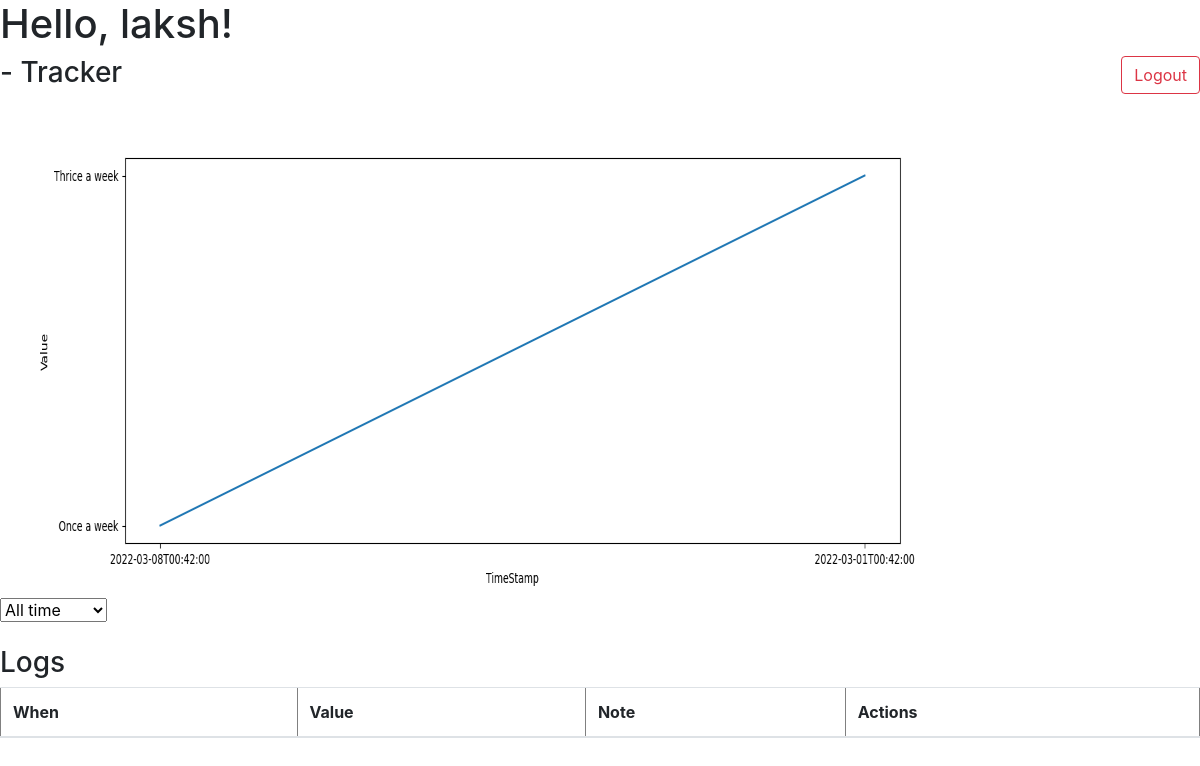
Before: /tracker/7 (signed in) with the older database file.
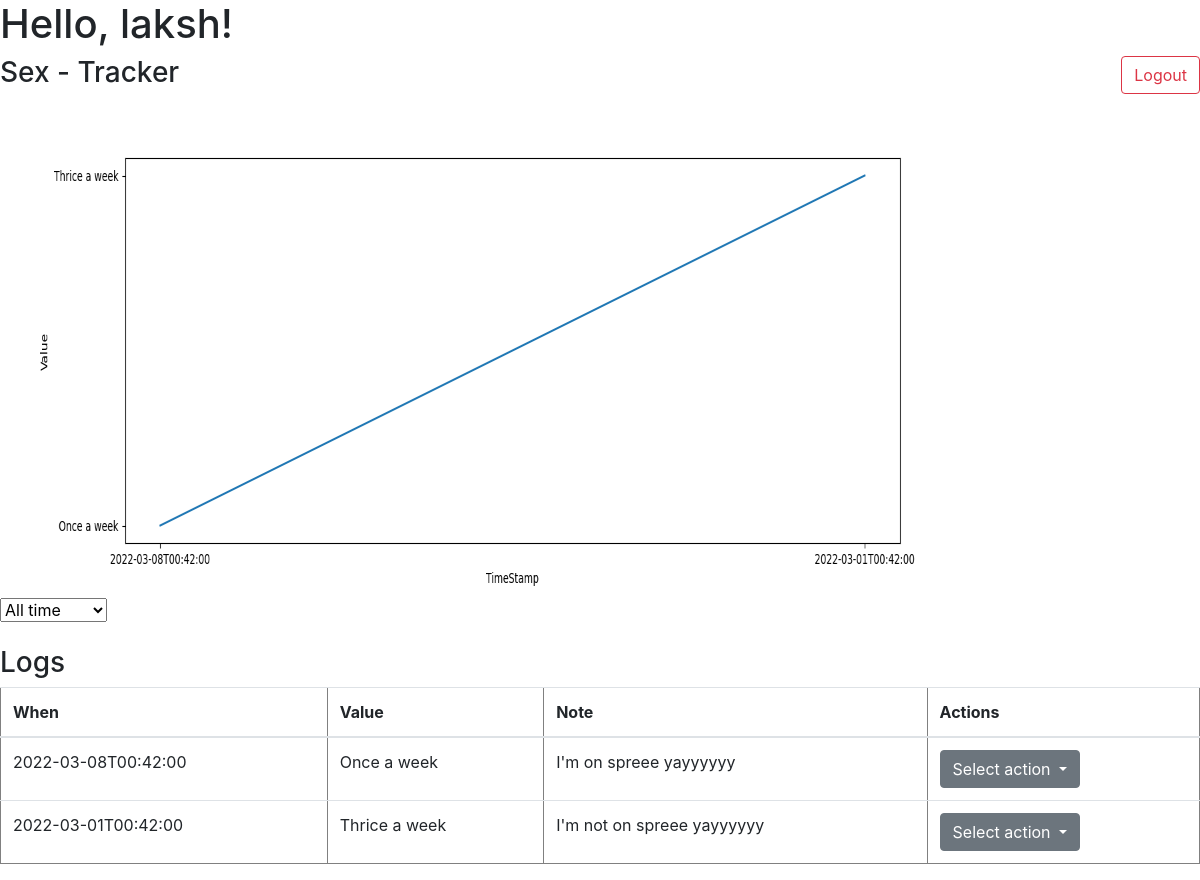
After: the same page with the newer database file.
### application/authentication/models.py (models this page shows)
class Profile(UserMixin, db.Model):
    __tablename__ = "profile"
    id = db.Column(db.Integer, primary_key=True)
    name = db.Column(db.String(100))
    password = db.Column(db.String(100))

### application/trackers/model/models.py (models this page shows)
class Tracker(db.Model):
    __tablename__ = "tracker"
    id = db.Column(db.Integer, primary_key=True, autoincrement=True)
    name = db.Column(db.String, unique=True)
    description = db.Column(db.String)
    type = db.Column(db.String)
    settings = db.Column(db.String)
    logs = db.relationship('Logs', backref='log', cascade="all, delete")

class Logs(db.Model):
    __tablename__ = "log"
    id = db.Column(db.Integer, primary_key=True, autoincrement=True)
    timestamp = db.Column(db.String, nullable=False)
    tracker = db.Column(db.Integer, db.ForeignKey("tracker.id", ondelete="CASCADE"), nullable = False)
    value = db.Column(db.String)
    note = db.Column(db.String)

### application/trackers/controller/tracker_controller.py (the view, shortened to what this page needs)
@login_required
@app.route("/tracker/<int:tracker_id>", methods = ["GET", "POST"])
def tracker(tracker_id):
    if request.method == "GET":
        logs = Logs.query.filter_by(tracker=tracker_id).all()
        tracker = Tracker.query.filter_by(id=tracker_id).first()
        value = []
        timestamp = []
        for log in logs:
            value.append(log.value)
            timestamp.append(log.timestamp)
        create_graph(value, timestamp)
        return render_template("tracker-detail.html", logs=logs, name=current_user.name, tracker=tracker)

### application/authentication/controller.py (called while the page is built)
@login_manager.user_loader
def user_loader(user_id):
    return Profile.query.get(user_id)

### application/trackers/utils.py (called while the page is built)
def create_graph(value, timestamp):
        print(timestamp)
        plt.switch_backend('Agg')
        fig, ax = plt.subplots(figsize = (15, 5))
        ax.plot(timestamp, value)
        plt.xlabel('TimeStamp')
        plt.ylabel('Value')
        fig.savefig("static/graph.png")

### templates/tracker-detail.html (shortened to what this page needs)
{% extends "template.html" %}
{% block content %}
<h3>{{ tracker.name }} - Tracker</h3>
<div>
    <img src="{{url_for('static', filename='graph.png')}}" width="1000" height="500" />
    <form method="post" id="time-period">
        <select name="period" id="period" onchange="submitDetails('time-period')">
            <option value="0" {{"selected" if period=="0"}}>All time</option>
        </select>
    </form>
</div>
<br>
<h3>Logs</h3>
<table border="1px" class="table">
    <thead>
        <tr>
            <th>When</th>
            <th>Value</th>
            <th>Note</th>
            <th>Actions</th>
        </tr>
    </thead>
    <tbody>
        {% for log in logs %}
        <tr>
            <td>{{ log.timestamp }}</td>
            <td>{{ log.value }}</td>
            <td>{{ log.note }}</td>
            <td>
                <div class="dropdown">
                    <button class="btn btn-secondary dropdown-toggle" type="button" id="dropdownMenuButton" data-toggle="dropdown" aria-haspopup="true" aria-expanded="false">
                      Select action
                    </button>
                  </div>
            </td>
        </tr>
        {% endfor %}
    </tbody>
</table>
{% endblock %}

### templates/template.html (shortened to what this page needs)
<!DOCTYPE html>
<html lang="en">
<head>
    <link rel="stylesheet" href="https://cdn.jsdelivr.net/npm/bootstrap@4.0.0/dist/css/bootstrap.min.css"
>
</head>
<body>
    <h1>
        Hello, {{ name }}!
    </h1>
    <div style="float: right;">
        <button class="btn btn-outline-danger" onclick="location.href='/logout'">Logout</button>
    </div>
    {% block content %} {% endblock %}
</body>
</html>

Changed rows visible on the page:
added Tracker: name "Sex"
added Logs: timestamp "2022-03-08T00:42:00", value "Once a week", note "I'm on spreee yayyyyyy"
added Logs: timestamp "2022-03-01T00:42:00", value "Thrice a week", note "I'm not on spreee yayyyyyy"
